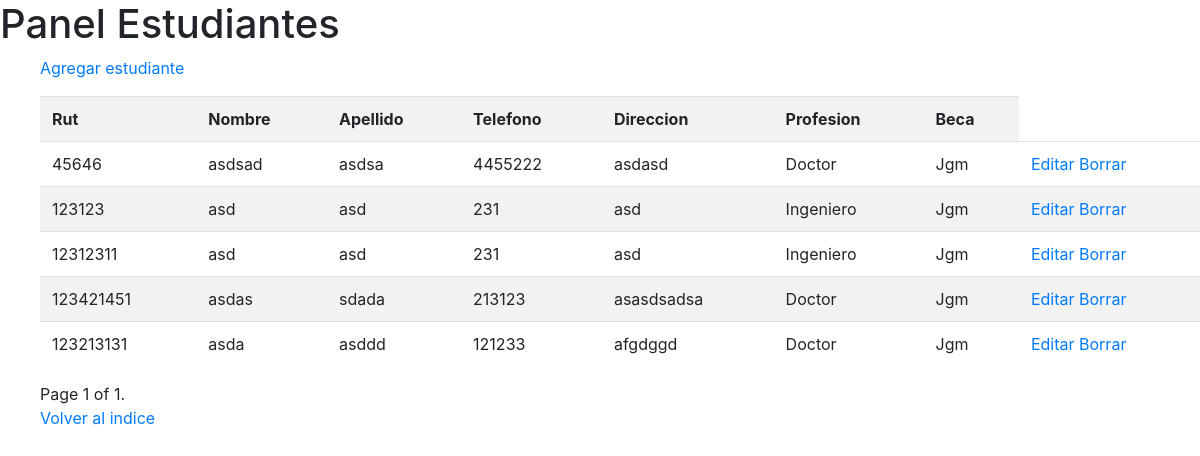
/artemis/panel_estudiantes.html, run on the app's committed database.
### artemis/models.py (models this page shows, shortened)
class Estudiantes(models.Model):
    rut_estudiante = models.CharField(max_length=20,primary_key=True)
    nombre_estudiante = models.CharField(max_length=30)
    apellido_estudiante = models.CharField(max_length=20)
    num_tel_estudiante = models.IntegerField()
    direccion_estudiante = models.CharField(max_length=30)
    profesion = models.ForeignKey(Profesiones, on_delete= models.CASCADE)
    beca = models.ForeignKey(Becas, on_delete=models.CASCADE)

class Profesiones(models.Model):
    id = models.AutoField(primary_key=True)
    nombre_profesion = models.CharField(max_length=20)
    area_profesion= models.ForeignKey(Areas, on_delete=models.CASCADE)
    def __str__(self):
        return self.nombre_profesion

class Becas(models.Model):
    id = models.AutoField(primary_key=True)
    nombre_beca = models.CharField(max_length=20)
    def __str__(self):
        return self.nombre_beca

### artemis/views.py (the view)
# urls.py: path('panel_estudiantes.html',panel_estudiantes.as_view(),name ='panel_estudiantes'),
class panel_estudiantes(ListView):
    context_object_name = 'panel_estudiantes'
    template_name = 'panel_estudiantes.html'
    paginate_by = 10
    queryset = Estudiantes.objects.all()
    def get_context_data(self, **kwargs):
        context = super(panel_estudiantes, self).get_context_data(**kwargs)
        context['Estudiantes'] = Estudiantes.objects.all()
        return context

### artemis/templates/panel_estudiantes.html (shortened to what this page needs)
<head>
   <link rel="stylesheet" href="https://stackpath.bootstrapcdn.com/bootstrap/4.1.3/css/bootstrap.min.css">
   {% load crispy_forms_tags %}
</head>
<h1>Panel Estudiantes</h1>
<ul>
<p>
    <a href="{% url "artemis:new_student" %}">Agregar estudiante</a>
</p>
<div class="table-responsive">
    <table class="table table-striped">
        <th>Rut</th>
        <th>Nombre</th>
        <th>Apellido</th>
        <th>Telefono</th>
        <th>Direccion</th>
        <th>Profesion</th>
        <th>Beca</th>
{% for Estudiantes in object_list %}
  <tr>
    <td>{{ Estudiantes.rut_estudiante }} </td>
    <td>{{ Estudiantes.nombre_estudiante }}</td>
    <td>{{ Estudiantes.apellido_estudiante }}</td>
    <td>{{ Estudiantes.num_tel_estudiante }}</td>
    <td>{{ Estudiantes.direccion_estudiante }}</td>
    <td>{{ Estudiantes.profesion }}</td>
    <td>{{ Estudiantes.beca }} </td> <td><a href="{% url "artemis:edit_student" Estudiantes.pk %}">Editar</a> <a href="{% url "artemis:delete_student" Estudiantes.pk %}">Borrar</a></td>
  </tr>
{% endfor %}
    </table>
    <div class="pagination">
        <span class="step-links">
            <span class="current">
                Page {{ page_obj.number }} of {{ page_obj.paginator.num_pages }}.
            </span>
        </span>
    </div>
    <p>
        <a href="{% url "artemis:index" %}">Volver al indice</a>
    </p>
</ul>

### data on the page
Estudiantes: rut_estudiante "45646", nombre_estudiante "asdsad", apellido_estudiante "asdsa", num_tel_estudiante "4455222", direccion_estudiante "asdasd", profesion "Doctor", beca "Jgm"
Estudiantes: rut_estudiante "123123", nombre_estudiante "asd", apellido_estudiante "asd", num_tel_estudiante "231", direccion_estudiante "asd", profesion "Ingeniero", beca "Jgm"
Estudiantes: rut_estudiante "12312311", nombre_estudiante "asd", apellido_estudiante "asd", num_tel_estudiante "231", direccion_estudiante "asd", profesion "Ingeniero", beca "Jgm"
Estudiantes: rut_estudiante "123421451", nombre_estudiante "asdas", apellido_estudiante "sdada", num_tel_estudiante "213123", direccion_estudiante "asasdsadsa", profesion "Doctor", beca "Jgm"
Estudiantes: rut_estudiante "123213131", nombre_estudiante "asda", apellido_estudiante "asddd", num_tel_estudiante "121233", direccion_estudiante "afgdggd", profesion "Doctor", beca "Jgm"

### other printed values
{{ page_obj.number }} "1"
{{ page_obj.paginator.num_pages }} "1"
